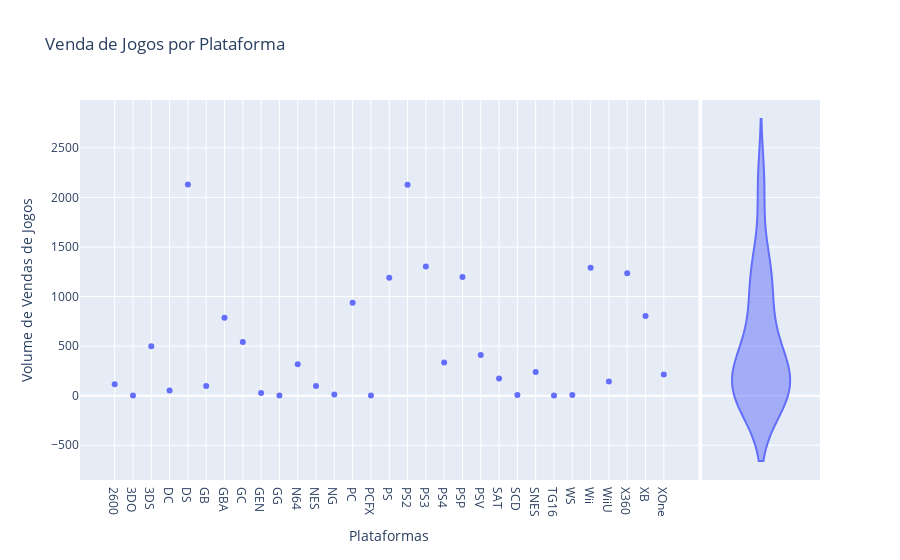

The notebook cell saved with this chart:
### Code cell
# Exibindo os dados em forma de gráfico
x = df.groupby(['Platform'])['Platform'].count().index
y = df.groupby(['Platform'])['Platform'].count()

fig = px.scatter(x=x, y=y,
                 marginal_y='violin',
                 labels={
                     "y": "Volume de Vendas de Jogos",
                     "x": "Plataformas"
                 },
                 title='Venda de Jogos por Plataforma')
#fig.update_layout(yaxis_range=[0,2500])
fig.show()

### Figure 1 — Plotly figure (JSON) as saved in the notebook; plotly's stock layout.template omitted (floating-point values rounded to 4 significant figures)
{"data": [{"hovertemplate": "Plataformas=%{x}<br>Volume de Vendas de Jogos=%{y}<extra></extra>", "legendgroup": "", "marker": {"color": "#636efa", "symbol": "circle"}, "mode": "markers", "name": "", "orientation": "v", "showlegend": false, "type": "scatter", "x": ["2600", "3DO", "3DS", "DC", "DS", "GB", "GBA", "GC", "GEN", "GG", "N64", "NES", "NG", "PC", "PCFX", "PS", "PS2", "PS3", "PS4", "PSP", "PSV", "SAT", "SCD", "SNES", "TG16", "WS", "Wii", "WiiU", "X360", "XB", "XOne"], "xaxis": "x", "y": [116, 3, 499, 52, 2131, 97, 786, 542, 27, 1, 316, 98, 12, 938, 1, 1189, 2127, 1304, 336, 1197, 410, 173, 6, 239, 2, 6, 1290, 143, 1234, 803, 213], "yaxis": "y"}, {"alignmentgroup": "True", "hovertemplate": "Volume de Vendas de Jogos=%{y}<extra></extra>", "legendgroup": "", "marker": {"color": "#636efa", "symbol": "circle"}, "name": "", "offsetgroup": "", "scalegroup": "y", "showlegend": false, "type": "violin", "xaxis": "x2", "y": [116, 3, 499, 52, 2131, 97, 786, 542, 27, 1, 316, 98, 12, 938, 1, 1189, 2127, 1304, 336, 1197, 410, 173, 6, 239, 2, 6, 1290, 143, 1234, 803, 213], "yaxis": "y2"}], "layout": {"legend": {"tracegroupgap": 0}, "title": {"text": "Venda de Jogos por Plataforma"}, "xaxis": {"anchor": "y", "domain": [0, 0.8358], "title": {"text": "Plataformas"}}, "xaxis2": {"anchor": "y2", "domain": [0.8408, 1], "matches": "x2", "showgrid": false, "showline": false, "showticklabels": false, "ticks": ""}, "yaxis": {"anchor": "x", "domain": [0, 1], "title": {"text": "Volume de Vendas de Jogos"}}, "yaxis2": {"anchor": "x2", "domain": [0, 1], "matches": "y", "showgrid": true, "showticklabels": false}}}
